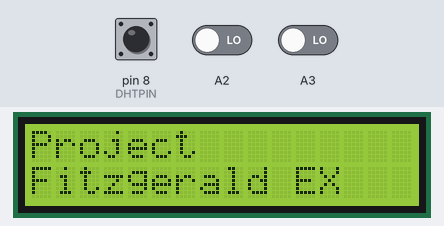
This sketch was run on a simulated Arduino Uno, built with avr-gcc and run on an emulated ATmega328P. Parts: 16×2 character LCD. The inputs (shaded band) are chosen by the test bench; at power-on: A2 LOW, A3 LOW, pin 8 (DHTPIN) HIGH.

Above: at 5.2 s.
At 11.2 s:
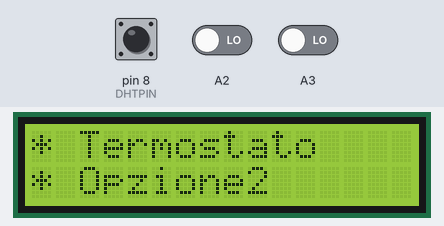
11.3 s: A2 driven HIGH
At 12.3 s:
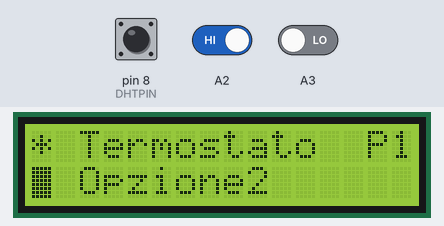
14.2 s: A2 driven LOW
16.5 s: A3 driven HIGH
At 17.8 s:
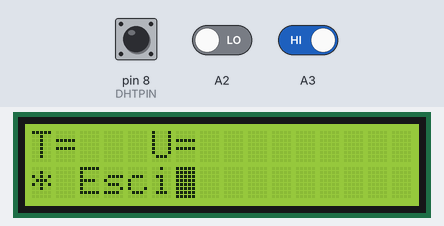
19.5 s: A2 driven HIGH
At 24.0 s:
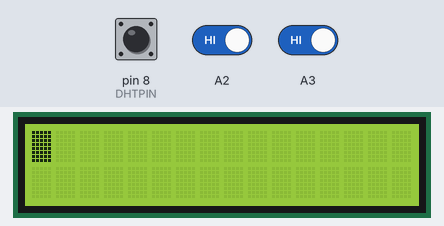

Measured:
- after the input at 16.5 s, the display: changes after 0.51 s (image 3)
- what the display in image 0 shows lasts 3.0 s, from 5.2 s to 8.2 s
- what the display in image 2 shows lasts 0.5 s, from 11.9 s to 12.4 s
- what the display in image 3 shows lasts 1.1 s, from 17.0 s to 18.1 s
- what the display in image 4 shows lasts 1.0 s, from 23.3 s to 24.3 s

The sketch:

menu_pro.ino
```cpp
/*
 * MENU ARDUINO - v 0.1-2 Alpha
 *
 * CHANGELOG:
 * * 0.1-1 ** Alpha ** 01:55  03/01/2019 ** First Release
 * / Diario del programmatore, data astrale 3119.1, ho sviluppato la prima
 *  versione utilizzabile(ma non troppo) del programma e dispositivo, ho riscontrato un bug
 *  nell'unica opzione di Termostato, vista la stanchezza e la frequente abitudine delle
 *  mie palpebre nell'abbassarsi temo che non potrò risolvere i problemi nell'immediato arco di
 *  tempo e sono obbligato ad andare a dormire e posporre il compito a un'altro periodo utile. Di
 *  seguito elenco il primo changelog relativo a questa versione. \
 *
 *  - Menù con animazioni
 *  - Bootanimation v 1
 *  - Termostato
 *  - Controllo tramite pulsanti
 *
 * / Diario del programmatore, complemento, ieri sera mi sono dimenticato di aggiungere i bug, vista
 * la stanchezza non me ne sorprendo, li elenco qui di seguito. \
 *
 * [BUG] il termostato non si chiude, se si tenta di uscire il cursore va al punto (0,0) dell' LCD
 *
 * ******************************************************************************************************
 *
 * * 0.1-2 ** Alpha ** 12:48 03/01/2019 ** Bugfix
 * / Diario del programmatore, data astrale 3119.12, ho effettuato delle correzione del codice e lo
 *  ho ottimizzato, sto per aggiungere le impostazioni del dispositivo che permetteranno di controllare
 *  le animazioni, di seguito elenco le novità di questa versione. \
 *
 *  - Risolto il problema del termostato
 *  - Ottimizzazione del codice
 *
*/
#include <DHT.h>
#include <LiquidCrystal.h>
#include <LiquidCrystal.h>
#define DHTPIN 8
#define DHTTYPE DHT11
DHT dht(DHTPIN, DHTTYPE);
const char rs = 2, en = 3, d4 = 4, d5 = 5, d6 = 6, d7 = 7;
LiquidCrystal lcd(rs, en, d4, d5, d6, d7);
char cursore=0;
bool pulsante=0;
bool pulsante1=0;
bool cm=0;
signed int c;
signed int ca;
signed int cb;

void setup(){
  pinMode(A2, INPUT);
  pinMode(A3, INPUT);
  lcd.begin(16,2);
  bootanimation();
}

void loop(){
  if(cursore==0 || cursore==1){
    if(ca==0){
      lcd.noBlink();
      lcd.clear();
      lcd.print("*");
      lcd.setCursor(0,1);
      lcd.print("*");
      delay(100);
      lcd.setCursor(1,0);
      lcd.print(" ");
      lcd.setCursor(1,1);
      lcd.print(" ");
      delay(100);
      lcd.setCursor(2,0);
      lcd.print("T");
      lcd.setCursor(2,1);
      lcd.print("O");
      delay(100);
      lcd.setCursor(3,0);
      lcd.print("e");
      lcd.setCursor(3,1);
      lcd.print("p");
      delay(100);
      lcd.setCursor(4,0);
      lcd.print("r");
      lcd.setCursor(4,1);
      lcd.print("z");
      delay(100);
      lcd.setCursor(5,0);
      lcd.print("m");
      lcd.setCursor(5,1);
      lcd.print("i");
      delay(100);
      lcd.setCursor(6,0);
      lcd.print("o");
      lcd.setCursor(6,1);
      lcd.print("o");
      delay(100);
      lcd.setCursor(7,0);
      lcd.print("s");
      lcd.setCursor(7,1);
      lcd.print("n");
      delay(100);
      lcd.setCursor(8,0);
      lcd.print("t");
      lcd.setCursor(8,1);
      lcd.print("e");
      delay(100);
      lcd.setCursor(9,0);
      lcd.print("a");
      lcd.setCursor(9,1);
      lcd.print("2");
      delay(100);
      lcd.setCursor(10,0);
      lcd.print("t");
      delay(100);
      lcd.setCursor(11,0);
      lcd.print("o");
      delay(200);
      lcd.setCursor(14, 0);
      lcd.print("P1");
    }
    ca=ca+1;
    lcd.setCursor(0, cm);
    lcd.blink();
    cb=0;
  }
  if(cursore==2 || cursore==3){
    if(cb==0){
      lcd.noBlink();
      lcd.clear();
      lcd.print("*");
      lcd.setCursor(0,1);
      lcd.print("*");
      delay(100);
      lcd.setCursor(1,0);
      lcd.print(" ");
      lcd.setCursor(1,1);
      lcd.print(" ");
      delay(100);
      lcd.setCursor(2,0);
      lcd.print("O");
      lcd.setCursor(2,1);
      lcd.print("O");
      delay(100);
      lcd.setCursor(3,0);
      lcd.print("p");
      lcd.setCursor(3,1);
      lcd.print("p");
      delay(100);
      lcd.setCursor(4,0);
      lcd.print("z");
      lcd.setCursor(4,1);
      lcd.print("z");
      delay(100);
      lcd.setCursor(5,0);
      lcd.print("i");
      lcd.setCursor(5,1);
      lcd.print("i");
      delay(100);
      lcd.setCursor(6,0);
      lcd.print("o");
      lcd.setCursor(6,1);
      lcd.print("o");
      delay(100);
      lcd.setCursor(7,0);
      lcd.print("n");
      lcd.setCursor(7,1);
      lcd.print("n");
      delay(100);
      lcd.setCursor(8,0);
      lcd.print("e");
      lcd.setCursor(8,1);
      lcd.print("e");
      delay(100);
      lcd.setCursor(9,0);
      lcd.print("3");
      lcd.setCursor(9,1);
      lcd.print("4");
      delay(200);
      lcd.setCursor(14, 0);
      lcd.print("P2");
    }
    cb=cb+1;
    lcd.setCursor(0, cm);
    lcd.blink();
    ca=0;
  }
  if(digitalRead(A2)==HIGH){
    pulsante=1-pulsante;
    cm=1-cm;
    cursore=cursore+1;
    delay(500);
  }
  if(digitalRead(A3)==HIGH){
    pulsante1=1-pulsante1;
    delay(500);
  }
  while(pulsante1==1 && cursore==0){
    Termostato();
  }
  while(pulsante1==1 && cursore==1){
    Opzione2();
  }
  while(pulsante1==1 && cursore==2){
    Opzione3();
  }
  while(pulsante1==1 && cursore==3){
    Opzione4();
  }
  if(cursore>3){
    cursore=0;
    lcd.setCursor(0,0);
    lcd.blink();
  }
  c=0;
  delay(10);
}
```

1_Termostato.ino
```cpp
void Termostato(){
  if(c==0){
    lcd.clear();
    lcd.setCursor(0, 0);
    lcd.print("T=");
    lcd.setCursor(5, 0);
    lcd.print("U=");
    lcd.setCursor(0, 1);
    lcd.print("* Esci");
  }
  c=c+1;
  delay(10);
  if(digitalRead(A3)==HIGH){
    pulsante1=1-pulsante1;
    delay(1000);
    ca=0;
    cb=0;
  }
  int t=dht.readTemperature();
  int h=dht.readHumidity();
  lcd.setCursor(2, 0);
  lcd.print(t);
  lcd.setCursor(7, 0);
  lcd.print(h);
  lcd.setCursor(0,1);
  lcd.blink();
}
```

2_Opzione2.ino
```cpp
void Opzione2(){
  lcd.clear();
  if(digitalRead(A3)==HIGH){
    pulsante1=1-pulsante1;
    delay(1000);
    ca=0;
    cb=0;
  }
  lcd.setCursor(0,0);
  lcd.print("Error->no comand");
  lcd.setCursor(0, 1);
  lcd.print("* Esci");
  lcd.setCursor(0,1);
  lcd.blink();
  delay(10);
}
```

3_Opzione3.ino
```cpp
void Opzione3(){
  lcd.clear();
  if(digitalRead(A3)==HIGH){
    pulsante1=1-pulsante1;
    delay(1000);
    ca=0;
    cb=0;
  }
  lcd.setCursor(0,0);
  lcd.print("Error->no comand");
  lcd.setCursor(0, 1);
  lcd.print("* Esci");
  lcd.setCursor(0,1);
  lcd.blink();
  delay(10);
}
```

4_Opzione4.ino
```cpp
void Opzione4(){
  lcd.clear();
  if(digitalRead(A3)==HIGH){
    pulsante1=1-pulsante1;
    delay(1000);
    ca=0;
    cb=0;
  }
  lcd.setCursor(0,0);
  lcd.print("Error->no comand");
  lcd.setCursor(0, 1);
  lcd.print("* Esci");
  lcd.setCursor(0,1);
  lcd.blink();
  delay(10);
}
```

First_boot.ino
```cpp
void bootanimation(){
  lcd.print("P");
  delay(100);
  lcd.print("r");
  delay(100);
  lcd.print("o");
  delay(100);
  lcd.print("j");
  delay(100);
  lcd.print("e");
  delay(100);
  lcd.print("c");
  delay(100);
  lcd.print("t");
  delay(100);
  lcd.setCursor(0,1);
  lcd.print("F");
  delay(100);
  lcd.print("i");
  delay(100);
  lcd.print("t");
  delay(100);
  lcd.print("z");
  delay(100);
  lcd.print("g");
  delay(100);
  lcd.print("e");
  delay(100);
  lcd.print("r");
  delay(100);
  lcd.print("a");
  delay(100);
  lcd.print("l");
  delay(100);
  lcd.print("d");


  delay(500);
  lcd.setCursor(11, 1);
  lcd.print("EX");
  delay(500);
  lcd.setCursor(11,1);
  lcd.print("  ");
  delay(500);
  lcd.setCursor(11, 1);
  lcd.print("EX");
  delay(500);
  lcd.setCursor(11,1);
  lcd.print("  ");
  delay(500);
  lcd.setCursor(11, 1);
  lcd.print("EX");
  delay(500);
  lcd.setCursor(11,1);
  lcd.print("  ");
  delay(500);
  lcd.setCursor(11, 1);
  lcd.print("EX");
  delay(3000);
  lcd.setCursor(12,1);
  lcd.print(" ");
  delay(100);
  lcd.setCursor(11,1);
  lcd.print(" ");
  delay(100);
  lcd.setCursor(9, 1);
  lcd.print(" ");
  delay(100);
  lcd.setCursor(8, 1);
  lcd.print(" ");
  delay(100);
  lcd.setCursor(7, 1);
  lcd.print(" ");
  delay(100);
  lcd.setCursor(6, 1);
  lcd.print(" ");
  delay(100);
  lcd.setCursor(5, 1);
  lcd.print(" ");
  delay(100);
  lcd.setCursor(4, 1);
  lcd.print(" ");
  delay(100);
  lcd.setCursor(3, 1);
  lcd.print(" ");
  delay(100);
  lcd.setCursor(2, 1);
  lcd.print(" ");
  delay(100);
  lcd.setCursor(1, 1);
  lcd.print(" ");
  delay(100);
  lcd.setCursor(0, 1);
  lcd.print(" ");
  delay(100);
  lcd.setCursor(6, 0);
  lcd.print(" ");
  delay(100);
  lcd.setCursor(5, 0);
  lcd.print(" ");
  delay(100);
  lcd.setCursor(4, 0);
  lcd.print(" ");
  delay(100);
  lcd.setCursor(3, 0);
  lcd.print(" ");
  delay(100);
  lcd.setCursor(2, 0);
  lcd.print(" ");
  delay(100);
  lcd.setCursor(1, 0);
  lcd.print(" ");
  delay(100);
  lcd.setCursor(0, 0);
  lcd.print(" ");
  delay(100);
}
```
